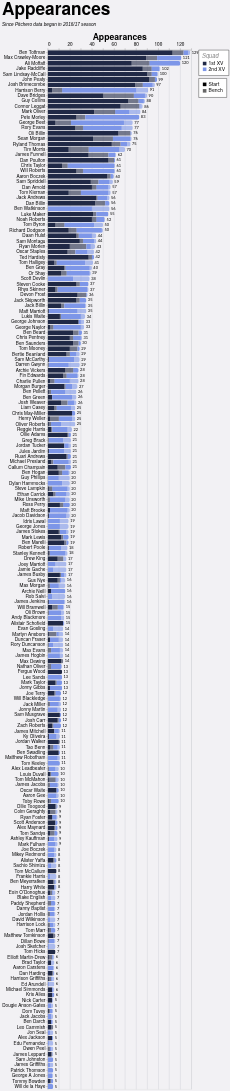

The Vega-Lite source for this figure:
### Vega-Lite specification from a JSON file in a GitHub repository (floating-point values rounded to 4 significant figures; data arrays with more than 128 entries replaced by an {"elided": "..."} marker saying what was removed)
{"config": {"axis": {"labelFont": "PT Sans Narrow, Helvetica Neue, Helvetica, Arial, sans-serif", "titleFont": "PT Sans Narrow, Helvetica Neue, Helvetica, Arial, sans-serif", "labelFontSize": 13, "titleFontSize": 24, "gridColor": "#202947", "gridOpacity": 0.2, "zindex": 1}, "text": {"font": "Lato, sans-serif"}, "bar": {"cornerRadiusEnd": 5}, "header": {"labelFont": "PT Sans Narrow, Helvetica Neue, Helvetica, Arial, sans-serif", "titleFont": "PT Sans Narrow, Helvetica Neue, Helvetica, Arial, sans-serif", "labelFontSize": 24, "titleFontSize": 28, "labelFontWeight": "bold", "orient": "left"}, "legend": {"labelFont": "PT Sans Narrow, Helvetica Neue, Helvetica, Arial, sans-serif", "titleFont": "PT Sans Narrow, Helvetica Neue, Helvetica, Arial, sans-serif", "labelFontSize": 14, "titleFontSize": 16, "titlePadding": 5, "fillColor": "white", "strokeColor": "black", "padding": 10, "titleFontWeight": "lighter", "titleFontStyle": "italic", "titleColor": "gray", "offset": 10}, "title": {"font": "PT Sans Narrow, Helvetica Neue, Helvetica, Arial, sans-serif", "fontSize": 48, "fontWeight": "bold", "anchor": "start", "align": "center", "titlePadding": 20, "subtitlePadding": 10, "subtitleFontSize": 13, "subtitleColor": "", "subtitleFontStyle": "italic", "offset": 15, "color": "black"}, "axisX": {"labelAngle": 0}, "facet": {"title": null, "header": null, "align": {"row": "each", "column": "each"}}, "resolve": {"scale": {"y": "independent", "facet": "independent"}}, "background": "#f2f1f4", "scale": {"offsetBandPaddingOuter": 0.2, "offsetBandPaddingInner": 0.1}}, "layer": [{"mark": {"type": "bar"}, "encoding": {"color": {"field": "squad", "legend": {"direction": "vertical", "labelExpr": "datum.value + ' XV'", "offset": 20, "orient": "right", "title": "Squad"}, "scale": {"domain": ["1st", "2nd"], "range": ["#202946", "#7d96e8"]}, "sort": ["1st", "2nd"], "type": "nominal"}, "opacity": {"field": "start", "legend": {"direction": "vertical", "offset": 20, "orient": "right", "title": null}, "scale": {"domain": ["Start", "Bench"], "range": [1.0, 0.6]}, "sort": ["Start", "Bench"], "type": "nominal"}, "order": {"field": "stack_order", "sort": "ascending", "type": "quantitative"}, "tooltip": [{"field": "player", "title": "Player", "type": "nominal"}, {"field": "squad", "title": "Squad", "type": "nominal"}, {"field": "start", "title": "Selection", "type": "nominal"}, {"aggregate": "sum", "field": "games", "title": "Games", "type": "quantitative"}, {"aggregate": "max", "field": "player_total", "title": "Total", "type": "quantitative"}], "x": {"aggregate": "sum", "axis": {"orient": "top", "title": "Appearances"}, "field": "games", "type": "quantitative"}, "y": {"field": "player", "sort": {"field": "player_total", "op": "max", "order": "descending"}, "title": null, "type": "nominal"}}}, {"mark": {"type": "text", "align": "left", "baseline": "middle", "color": "black", "dx": 4, "fontSize": 11}, "encoding": {"text": {"field": "total_games", "format": ".0f", "type": "quantitative"}, "x": {"axis": {"orient": "top", "title": "Appearances"}, "field": "total_games", "type": "quantitative"}, "y": {"field": "player", "sort": {"field": "player_total", "op": "max", "order": "descending"}, "title": null, "type": "nominal"}}, "transform": [{"aggregate": [{"op": "sum", "field": "games", "as": "total_games"}, {"op": "max", "field": "player_total", "as": "player_total"}], "groupby": ["player"]}]}], "data": {"name": "data-6678ceb0a6b61da9f30e2f8eb12253d1"}, "height": {"step": 15}, "params": [{"name": "seasonParam", "value": []}, {"name": "gameTypesParam", "value": []}, {"name": "squadParam", "value": "All"}, {"name": "positionsParam", "value": []}, {"name": "minAppsParam", "value": 5}], "title": {"text": "Appearances", "subtitle": "Since Pitchero data began in 2016/17 season"}, "transform": [{"filter": "length(seasonParam) === 0 || indexof(seasonParam, datum.season) >= 0"}, {"filter": "length(gameTypesParam) === 0 || indexof(gameTypesParam, datum.game_type) >= 0"}, {"filter": "squadParam === \"All\" || datum.squad === squadParam"}, {"filter": "length(positionsParam) === 0 || indexof(positionsParam, datum.position) >= 0"}, {"joinaggregate": [{"op": "sum", "field": "games", "as": "player_total"}], "groupby": ["player"]}, {"filter": "datum.player_total >= minAppsParam"}], "width": 400, "$schema": "https://vega.github.io/schema/vega-lite/v5.20.1.json", "datasets": {"data-6678ceb0a6b61da9f30e2f8eb12253d1": {"elided": "2371 records"}}}
